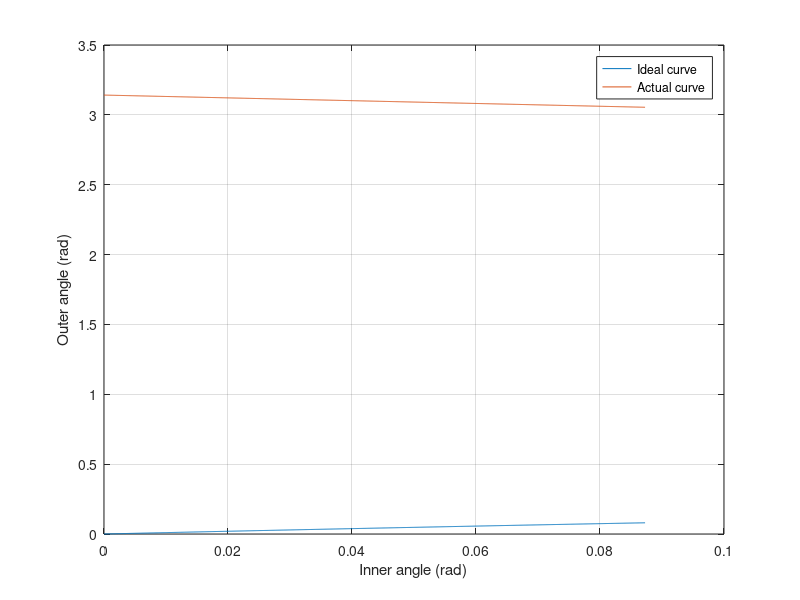

MATLAB code to generate this figure:
%%% Authored by Aditya Natu and Ankit Sharma in Nov 2017 %%%

clc

a1=input('What is the initial inclination (degrees) of the imaginary line on the knuckle joining the pin joints connecting to the axle and tie rods? '); 
di=input('How much is max. turning angle for inner wheel (in degrees)? ');
w=input('How much is distance between two knuckle pins in mm? ');
c=input('How much is the distance between two axles in mm? '); 
r=input('What is the rack length  (joint to joint) in mm? ');
t=input('How much is the max. rack travel in either direction in mm? ');

Di=(pi*di)/180; 
Do=acot(cot(Di)+(w/c)); 
a=(pi*a1)/180; 

A = [1 2*sin(a - Di) 2*((w-r)/2 + t)*cos(a - Di); 1 2*sin(a + Do) 2*((w-r)/2 - t)*cos(a + Do); 1 2*sin(a) 2*((w-r)/2)*cos(a)];
B = [((w-r)/2 + t);((w-r)/2 - t);((w-r)/2)].^2;

Soln = A\B;

L = Soln(3);
D = Soln(2)/L;
M = sqrt(Soln(1) + D^2 + L^2);

fprintf('Steering arm length (straight-line distance between the joints connecting to the axle and tie rod) is %f mm \n', L);
fprintf('Tie rod length (joint to joint) is %f mm \n', M);
fprintf('Distance between the rack and the front axle is %f mm \n', D);

Ang_inn = linspace(0,Di,1000);
Ang_out_ideal = acot(w/c + cot(Ang_inn));

rack_travels = L*cos(a - Ang_inn) + sqrt(M^2 - (D - L*sin(a - Ang_inn)).^2) - (w-r)/2;
Bi = (w-r)/2 - rack_travels;

Ang_out_real = acos(Bi.*(Soln(3))./(sqrt((Soln(2)).^2 + (Bi.*Soln(3)).^2))) - a + acos((Bi.^2 - Soln(1))./(2*sqrt((Soln(2)).^2 + (Bi.*Soln(3)).^2)));

v=asin(D/(L+M));
md=(L+M)*cos(v)-((w-r)/2);

if t>md
    fprintf('This mechanism cannot be used');
else
    fprintf('This mechanism can be used');
end

figure
plot(Ang_inn, Ang_out_ideal)
hold on
plot(Ang_inn, Ang_out_real)
legend('Ideal curve','Actual curve');
xlabel('Inner angle (rad)');
ylabel('Outer angle (rad)');
hold off
grid on;
